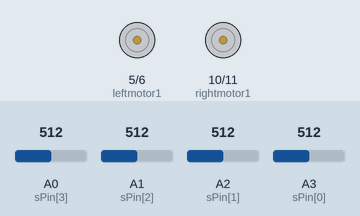
The sketch below on a simulated Arduino Uno, built with avr-gcc and run on an emulated ATmega328P. Shown: motor-driver pin pairs drawn as motors (green arrow = first pin HIGH = forward, orange = second pin HIGH = backward, longer = more drive). The test bench sets the inputs (shaded band); at power-on: A0 (sPin[3]) = 512, A1 (sPin[2]) = 512, A2 (sPin[1]) = 512, A3 (sPin[0]) = 512.

Above: at 3.2 s.
3.3 s: A0 (sPin[3]) set to 794
4.8 s: A0 (sPin[3]) set to 816
At 6.2 s:
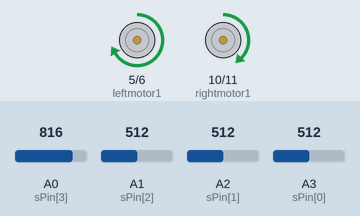
Timing chart, 0 to 7.8 s (numbered marks = the images above; inputs shaded):
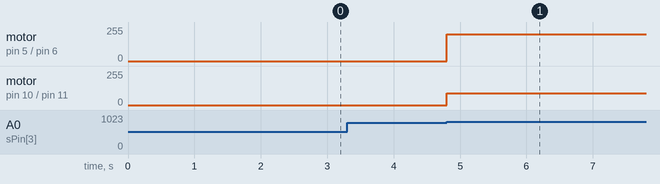

The sketch:

Try2.ino
```cpp
const int sPin[4] = {A3,A2,A1,A0}; //IR sensor pins

unsigned int val[4]; // IR sensor readings stored here
                     //val 0 1 2 3

//motor pins
// pin at PWM for analogWrite
const int leftmotor1 = 5; // forward pin left
const int leftmotor2 = 6;
const int rightmotor1 = 10; // forward pin right
const int rightmotor2 = 11;

// different motor speeds
int velHigh = 200;
int velLow = 90;
int velFor = 140;
int velzero   = 0;

// runs good at 180 80 140 0


//threshold for ir sensors
#define MAX 800
#define MIN 100


void setup() {

 //define motor pins
 pinMode(leftmotor1,OUTPUT);
 pinMode(leftmotor2,OUTPUT);
 pinMode(rightmotor1,OUTPUT);
 pinMode(rightmotor2,OUTPUT);

 //define IR sensor pins
  Serial.begin(9600);
   for ( int i = 0; i<4 ; i++ ) {
    pinMode(sPin[i],INPUT);
   }

   delay(2000);


}

void loop() {

 // greater than MAX 700 --------BLACK LINE
 // less than  MIN 200   --------WHITE LINE
    val[0] = analogRead(sPin[0]);
    val[1] = analogRead(sPin[1]);
    val[2] = analogRead(sPin[2]);
    val[3] = analogRead(sPin[3]);

   if( val[1]>MAX ){ // && val[2] > MAX

    movFor();
   }

    if( val[0]>MAX ){

     movLef();

    }

    if( val[3]> MAX ){
      movRig();

    }

    if( val[0] > MAX && val[1] > MAX && val[2] > MAX && val[3] > MAX ){

      movStop();

    }


}

//function to move ,left, right ,forward, backward and stop!

void movFor(){

 analogWrite(leftmotor1,velFor);
 analogWrite(leftmotor2,velzero);
 analogWrite(rightmotor1,velFor);
 analogWrite(rightmotor2,velzero);
}

void movBac(){
 analogWrite(leftmotor1,velzero);
 analogWrite(leftmotor2,velHigh);
 analogWrite(rightmotor1,velzero);
 analogWrite(rightmotor2,velHigh);
}

void movRig(){
 analogWrite(leftmotor1,velHigh);
 analogWrite(leftmotor2,velzero);
 analogWrite(rightmotor1,velLow);
 analogWrite(rightmotor2,velzero);
}

void movLef(){
 analogWrite(leftmotor1,velLow);
 analogWrite(leftmotor2,velzero);
 analogWrite(rightmotor1,velHigh);
 analogWrite(rightmotor2,velzero);
}

void movStop(){
 analogWrite(leftmotor1,velzero);
 analogWrite(leftmotor2,velzero);
 analogWrite(rightmotor1,velzero);
 analogWrite(rightmotor2,velzero);
}
```

Measured:
- the behaviour switches between 800 and 801 on A0 (sPin[3]) (found by bisection; images 0 and 1)
- after the input at 3.3 s, every drawn part: stays the same
- after the input at 4.8 s, motor on pin 5 (leftmotor1) / pin 6 (leftmotor2): stopped → forward 200/255 at once; motor on pin 10 (rightmotor1) / pin 11 (rightmotor2): stopped → forward 90/255 at once
